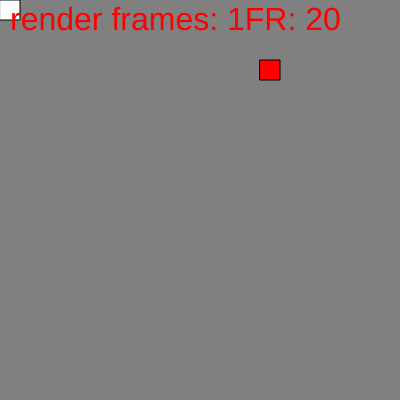
Frame 1 (no input)
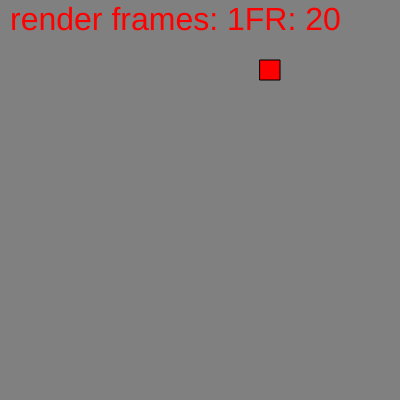
Frame 60 (no input)
Frame 120 (the mouse pressed at the canvas centre since frame 60): identical to frame 60, image omitted

The p5.js sketch that drew these frames (run headless with seeded random() and noise() and a simulated clock; from frame 60 on, the mouse is pressed at the canvas centre):

// p5.js sketch
// ── sketch.js

let snake;
let cwidth;
let cheight;
let originalFr = 20;
let fr = originalFr;
let food;
function setup() {
	cwidth = 400;
	cheight = 400;
	createCanvas(cwidth, cheight)
	frameRate(fr)
	snake = new Snake();
	food = new Food();
	console.log(fr);

	
}

function draw() {
background('gray')
snake.Render();
food.Render();
if(snake.Eat())
{
	snake.size ++;
	
	if(snake.renderframes < originalFr){

	
	snake.renderframes++;
}
else 
{
	
}
	
	food.CreateFood();
	

}

textSize(32);
text('render frames: ' + snake.renderframes + 'FR: ' + fr, 10, 30);


}

function keyPressed() {
	snake.HandleKeys(keyCode);
  }


  function mousePressed() {
	snake.size ++;

	}
	

// ── Food.js
class Food {

    constructor(){
    this.size =20;
    
     this.CreateFood();

    }

    CreateFood()
    {
        let insnake = true;

        while(insnake)
        {
        let gridx = cwidth/this.size;
        let gridy = cheight/this.size;

        this.x = floor(random(0,gridx-1)) * this.size;
        this.y = floor(random(0,gridy-1)) * this.size;

            console.log(snake.tail);

            for(let chunk of snake.tail)
            {
                if(chunk.x == this.x && chunk.y == this.y)
                {
                    insnake = true;
                    continue;
                }
                else{
                    insnake = false;
                }

            }

        }
        console.log('x: ' + this.x + ' y:'+ this.y );

    }

    Render()
    {
        fill('red');
        rect(this.x,this.y,this.size,this.size);
    }


}
// ── Snake.js
class Snake {

    constructor(){
    this.chunkSize = 20;
    this.size =1;
    this.x = 0;
    this.y = 0;
    this.speed = this.chunkSize;
    this.vel ={x:this.speed,y:0};
    this.renderframes = 1;
    this.framecounter = 0;
    this.tail = [];
    this.tail[0]= {x: this.x, y:this.y}
    this.dirty = true;
    this.color = '#fff';


        
    }

    Render()
    {
        this.framecounter++;
         if(this.framecounter  <= this.renderframes )
        {
           
            
            this.TrackHistory();
            this.x += this.vel.x;
            this.y += this.vel.y;
            this.skipper = fr;
            this.dirty = false;
            
        }
        else
        {
            this.framecounter = 0;
        }
        
        //head
        fill(this.color)
        for(let chunk of this.tail)
        {
            rect(chunk.x,chunk.y,this.chunkSize,this.chunkSize);
            
        }
        
        this.checkCollision();

        




    }
    HandleKeys(keycode)
    {

        if(keycode == RIGHT_ARROW && this.vel.x ==0 && !this.dirty )
       {
           this.vel.x=this.speed;
           this.vel.y = 0;
           this.dirty = true;
       }

       if(keycode == DOWN_ARROW && this.vel.y ==0 && !this.dirty)
       {
           this.vel.x=0;
           this.vel.y = this.speed;
           this.dirty = true;
       }
       if(keycode ==  UP_ARROW && this.vel.y ==0 && !this.dirty)
       {
           this.vel.x=0;
           this.vel.y = this.speed* -1;
           this.dirty = true;
       }

       if(keycode == LEFT_ARROW && this.vel.x ==0 && !this.dirty)
       {
           this.vel.x= this.speed * -1;
           this.vel.y = 0;
           this.dirty = true;
       }

    }

    TrackHistory()
    {

        if(this.size != 1)
        {

            for(let i = this.size ; i > 1 ; i-- )
            {

                this.tail[i-1] = this.tail[i-2];

            }
            

        }
        this.tail[0] = {x:this.x, y: this.y};
       


    }
    checkCollision()
    {
        let head = this.tail[0];
        for(let i = 1 ; i< this.tail.length; i++)
        {   
            if(head.x == this.tail[i].x && head.y == this.tail[i].y)
            {

                this.size = 1;
                this.tail = [];
                this.vel.x = this.speed;
                this.vel.y = 0;
                this.x = 0;
                this.y = 0;
                fr = originalFr;

            }

        }
        
            
    }

    Eat(){
            if(food.x == this.x && food.y == this.y)
            {
                console.log('eat');
                return true;
            }
        


    }



}


    
